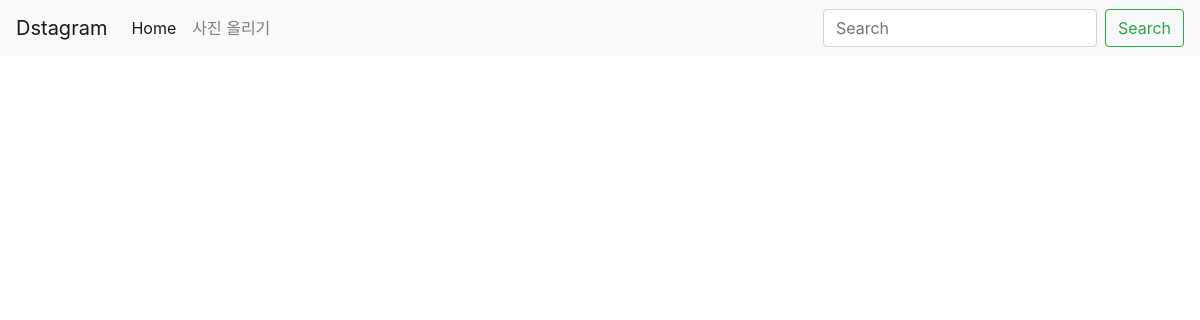
/, run on an earlier commit of the app's database.
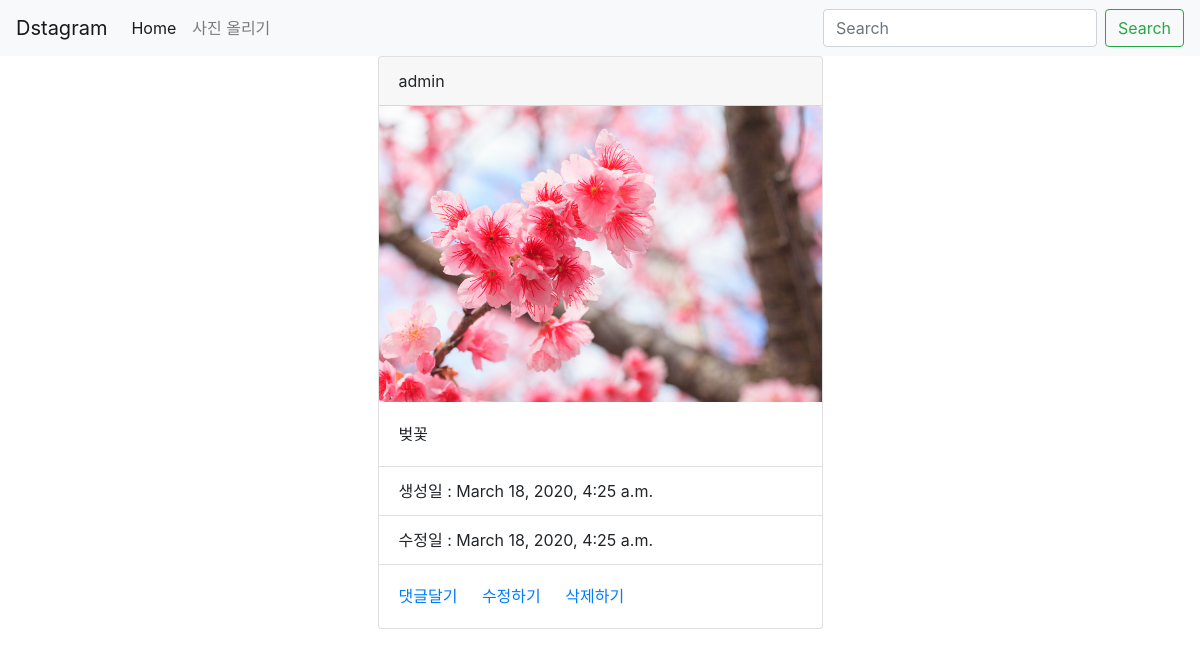
And on a later commit of the database.
### photo/models.py (models this page shows, shortened)
class Photo(models.Model):
    author = models.ForeignKey(User, on_delete=models.CASCADE, related_name='user')
    text = models.TextField(blank=True)
    image = models.ImageField(upload_to = 'timeline_photo/%Y/%m/%d')
    created = models.DateTimeField(auto_now_add=True)
    updated = models.DateTimeField(auto_now=True)
    class Meta:
        ordering = ['-created']

### photo/views.py (the view)
# urls.py: path("", PhotoList.as_view(), name = 'index'),
class PhotoList(ListView):
    model = Photo
    template_name_suffix = '_list'

### photo/templates/photo/photo_list.html (shortened to what this page needs)
{% extends 'base.html' %}
{% block content %}
<div class='container'>
    <div class="row">
        <div class="col"></div>
        <div class="col-5">
            {% for object in object_list %}
            <div class="card">
                <div class="card-header">
                    {{ object.author }}
                </div>
                <img src=" {{ object.image.url }}" class="card-img-top" alt="...">
                <div class="card-body">
                    <p class="card-text"> {{ object.text }} </p>
                </div>
                <ul class="list-group list-group-flush">
                    <li class="list-group-item">생성일 : {{ object.created }}</li>
                    <li class="list-group-item">수정일 : {{ object.updated }}</li>
                </ul>
                <div class="card-body">
                    <a href="{% url 'photo:detail' object.id %}" class="card-link">댓글달기</a>
                    <a href="{% url 'photo:update' object.id %}" class="card-link">수정하기</a>
                    <a href="{% url 'photo:delete' object.id %}" class="card-link">삭제하기</a>
                </div>
            </div>
            {% endfor %}
        </div>
        <div class = "col"></div>
    </div>
</div>
{% endblock %}

What changed in the data, as far as the page shows it:
added Photo: author "admin", image (picture), text "벚꽃", created "March 18, 2020, 4:25 a.m.", updated "March 18, 2020, 4:25 a.m."
